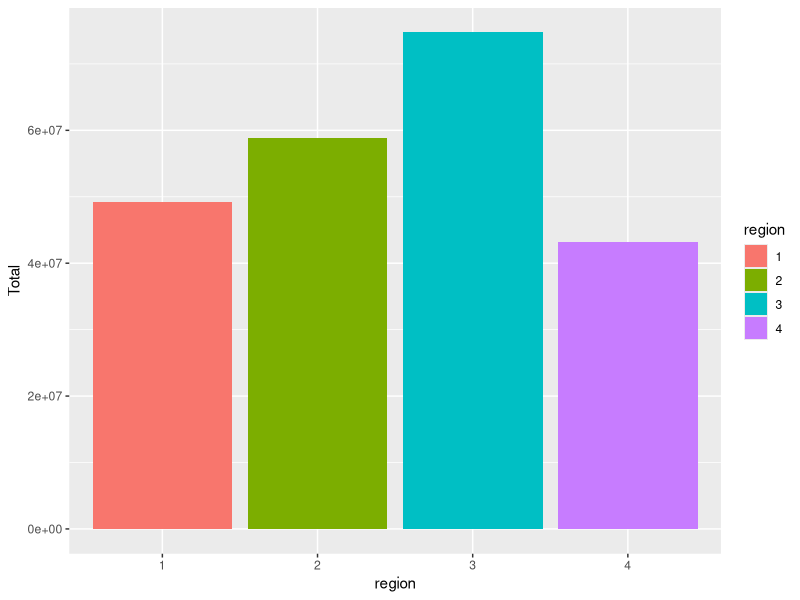
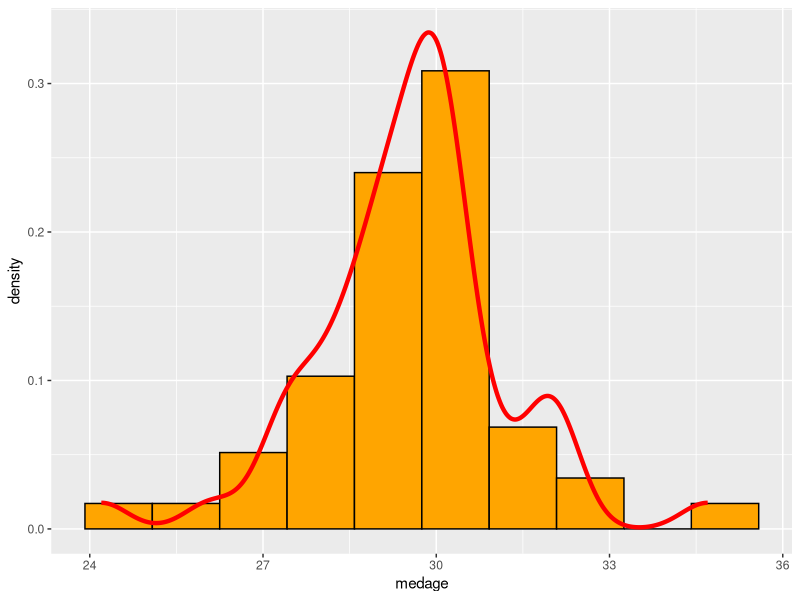

The R source for these figures, in order:
## ---- chunk 1
knitr::opts_chunk$set(echo = TRUE)
## ---- chunk 2
v = seq(from = 0, to = 300, by = 3)
head(v, 20)
## ---- chunk 3
sum(v)
## ---- chunk 4
mean(v)
## ---- chunk 5
length(v)
## ---- chunk 6
set.seed(2021)
(dado_honesto <- sample(1:6,100, replace = T))
## ---- chunk 7
table(dado_honesto)

library(dplyr)
# Creo el dataframe para poder trabajar con dplyr
df <- data.frame(c(1:length(dado_honesto)),dado_honesto)
names(df) <- c("Tirada","dado_honesto")

df %>% 
  count(dado_honesto)
  
## ---- chunk 8
prop.table(table(dado_honesto))

      df %>% 
        count(dado_honesto) %>%
          mutate(dado_honesto, relFreq = prop.table(n), n=NULL)
  
## ---- chunk 9
set.seed(2021)
(dado_cargado <- sample(1:6,100, replace = T, prob = c(rep(1/7,5), 2/7)))
## ---- chunk 10
table(dado_cargado)

library(dplyr)
# Creo el dataframe para poder trabajar con dplyr
df2 <- data.frame(c(1:length(dado_cargado)),dado_cargado)
names(df) <- c("Tirada","dado_cargado")

df2 %>% 
  count(dado_cargado)
  
## ---- chunk 11
prop.table(table(dado_cargado))

      df2 %>% 
        count(dado_cargado) %>%
          mutate(dado_cargado, relFreq = prop.table(n), n=NULL)
  
## ---- chunk 12
(v1 <- rep(seq(4,1), each = 4))
(v2 <- rep(seq(1,5), times = 1:5))
(v3 <- rep(seq(4,1), times = 4))
## ---- chunk 13
library(tidyverse)
mpg %>% 
  filter(class == "pickup") %>% 
  select(starts_with("c"))  
  
## ---- chunk 14
library(haven)
census <- read_dta("census.dta")
## ---- chunk 15
census %>% 
    group_by(region)%>% 
  summarise(Total = sum(pop))

## ---- chunk 16
pobl <- census %>% 
         group_by(region)%>% 
          summarise(Total = sum(pop))
pobl$region <- as.factor(pobl$region)

# Barplot
ggplot(pobl, aes(x=region, y=Total, fill=region)) + 
  geom_bar(stat = "identity")


## ---- chunk 17
# Con R
census$state[order(census$pop)]

# Con dplyr
census %>% 
  select(state,pop) %>% 
  arrange(across(pop,desc))
  
## ---- chunk 18
census <- census %>% 
  mutate(tasa= divorce/marriage)

# Muestro el dataframe
head(census)
## ---- chunk 19
census %>% 
  mutate(prop65= pop65p/pop) %>% 
  select(state,medage,prop65) %>% 
  arrange(desc(medage)) %>% 
  head(10)

## ---- chunk 20

ggplot(census, aes(x = medage)) + 
  geom_histogram(aes(y=stat(density)), 
                 bins=10, fill = "orange", color="black")  + 
  geom_density(color="red", size=1.5)
